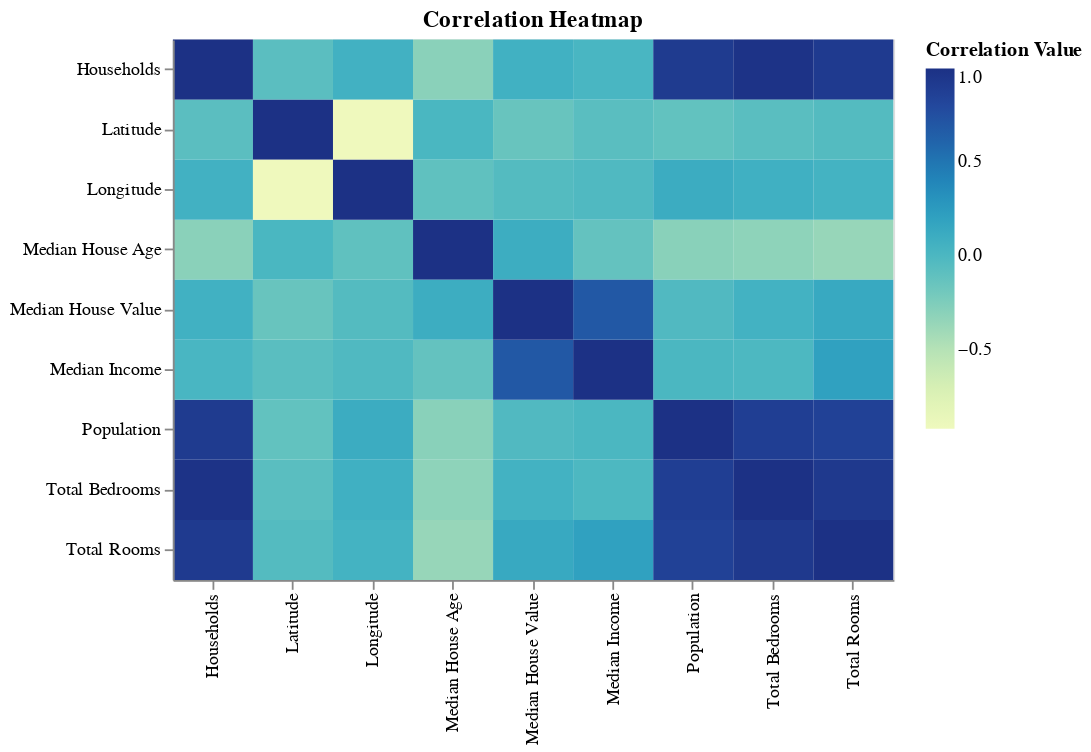

Notebook code for this chart:
### Code cell
import pandas as pd
import requests
import os
import numpy as np
import pandas as pd
import statsmodels.api as sm
from statsmodels.stats.outliers_influence import variance_inflation_factor
import altair as alt


train = pd.read_csv('data/train.csv')

corrmatrix_titles = {"housing_median_age":"Median House Age", "total_rooms":"Total Rooms",
                        "total_bedrooms":"Total Bedrooms", "population":"Population", "households":"Households",
                        "median_income":"Median Income", "latitude":"Latitude", "longitude":"Longitude", "median_house_value":"Median House Value"}
corrMatrix = train.corr()
corrMatrix = corrMatrix.rename(columns = corrmatrix_titles)
corrMatrix = corrMatrix.rename(index = corrmatrix_titles)
corrMatrix = corrMatrix.reset_index()
corrMatrix = corrMatrix.melt(id_vars = 'index',
                        value_vars = corrMatrix['index'])

alt.Chart(corrMatrix).mark_rect().encode(
    alt.X('index:O', title = None),
    alt.Y('variable:O', title = None),
    alt.Color('value:Q', title = 'Correlation Value')).properties(
    width = 400, 
    height = 300, 
    title = "Correlation Heatmap")

### Figure 1 — Vega-Lite specification as saved in the notebook (floating-point values rounded to 4 significant figures)
{"config": {"view": {"continuousWidth": 400, "continuousHeight": 300}}, "data": {"name": "data-51d4df4028d51be0571def1e2934ac83"}, "mark": "rect", "encoding": {"color": {"type": "quantitative", "field": "value", "title": "Correlation Value"}, "x": {"type": "ordinal", "field": "index", "title": null}, "y": {"type": "ordinal", "field": "variable", "title": null}}, "height": 300, "title": "Correlation Heatmap", "width": 400, "$schema": "https://vega.github.io/schema/vega-lite/v4.0.2.json", "datasets": {"data-51d4df4028d51be0571def1e2934ac83": [{"index": "Median House Age", "variable": "Median House Age", "value": 1.0}, {"index": "Total Rooms", "variable": "Median House Age", "value": -0.3615}, {"index": "Total Bedrooms", "variable": "Median House Age", "value": -0.3215}, {"index": "Population", "variable": "Median House Age", "value": -0.2975}, {"index": "Households", "variable": "Median House Age", "value": -0.304}, {"index": "Median Income", "variable": "Median House Age", "value": -0.1258}, {"index": "Latitude", "variable": "Median House Age", "value": 0.008627}, {"index": "Longitude", "variable": "Median House Age", "value": -0.1049}, {"index": "Median House Value", "variable": "Median House Age", "value": 0.09765}, {"index": "Median House Age", "variable": "Total Rooms", "value": -0.3615}, {"index": "Total Rooms", "variable": "Total Rooms", "value": 1.0}, {"index": "Total Bedrooms", "variable": "Total Rooms", "value": 0.9296}, {"index": "Population", "variable": "Total Rooms", "value": 0.8609}, {"index": "Households", "variable": "Total Rooms", "value": 0.9185}, {"index": "Median Income", "variable": "Total Rooms", "value": 0.2013}, {"index": "Latitude", "variable": "Total Rooms", "value": -0.0403}, {"index": "Longitude", "variable": "Total Rooms", "value": 0.04899}, {"index": "Median House Value", "variable": "Total Rooms", "value": 0.1376}, {"index": "Median House Age", "variable": "Total Bedrooms", "value": -0.3215}, {"index": "Total Rooms", "variable": "Total Bedrooms", "value": 0.9296}, {"index": "Total Bedrooms", "variable": "Total Bedrooms", "value": 1.0}, {"index": "Population", "variable": "Total Bedrooms", "value": 0.8829}, {"index": "Households", "variable": "Total Bedrooms", "value": 0.9794}, {"index": "Median Income", "variable": "Total Bedrooms", "value": -0.007022}, {"index": "Latitude", "variable": "Total Bedrooms", "value": -0.07279}, {"index": "Longitude", "variable": "Total Bedrooms", "value": 0.07602}, {"index": "Median House Value", "variable": "Total Bedrooms", "value": 0.0522}, {"index": "Median House Age", "variable": "Population", "value": -0.2975}, {"index": "Total Rooms", "variable": "Population", "value": 0.8609}, {"index": "Total Bedrooms", "variable": "Population", "value": 0.8829}, {"index": "Population", "variable": "Population", "value": 1.0}, {"index": "Households", "variable": "Population", "value": 0.9126}, {"index": "Median Income", "variable": "Population", "value": 0.006407}, {"index": "Latitude", "variable": "Population", "value": -0.1157}, {"index": "Longitude", "variable": "Population", "value": 0.1063}, {"index": "Median House Value", "variable": "Population", "value": -0.0238}, {"index": "Median House Age", "variable": "Households", "value": -0.304}, {"index": "Total Rooms", "variable": "Households", "value": 0.9185}, {"index": "Total Bedrooms", "variable": "Households", "value": 0.9794}, {"index": "Population", "variable": "Households", "value": 0.9126}, {"index": "Households", "variable": "Households", "value": 1.0}, {"index": "Median Income", "variable": "Households", "value": 0.01435}, {"index": "Latitude", "variable": "Households", "value": -0.07765}, {"index": "Longitude", "variable": "Households", "value": 0.06259}, {"index": "Median House Value", "variable": "Households", "value": 0.06738}, {"index": "Median House Age", "variable": "Median Income", "value": -0.1258}, {"index": "Total Rooms", "variable": "Median Income", "value": 0.2013}, {"index": "Total Bedrooms", "variable": "Median Income", "value": -0.007022}, {"index": "Population", "variable": "Median Income", "value": 0.006407}, {"index": "Households", "variable": "Median Income", "value": 0.01435}, {"index": "Median Income", "variable": "Median Income", "value": 1.0}, {"index": "Latitude", "variable": "Median Income", "value": -0.07614}, {"index": "Longitude", "variable": "Median Income", "value": -0.01907}, {"index": "Median House Value", "variable": "Median Income", "value": 0.6874}, {"index": "Median House Age", "variable": "Latitude", "value": 0.008627}, {"index": "Total Rooms", "variable": "Latitude", "value": -0.0403}, {"index": "Total Bedrooms", "variable": "Latitude", "value": -0.07279}, {"index": "Population", "variable": "Latitude", "value": -0.1157}, {"index": "Households", "variable": "Latitude", "value": -0.07765}, {"index": "Median Income", "variable": "Latitude", "value": -0.07614}, {"index": "Latitude", "variable": "Latitude", "value": 1.0}, {"index": "Longitude", "variable": "Latitude", "value": -0.9244}, {"index": "Median House Value", "variable": "Latitude", "value": -0.1472}, {"index": "Median House Age", "variable": "Longitude", "value": -0.1049}, {"index": "Total Rooms", "variable": "Longitude", "value": 0.04899}, {"index": "Total Bedrooms", "variable": "Longitude", "value": 0.07602}, {"index": "Population", "variable": "Longitude", "value": 0.1063}, {"index": "Households", "variable": "Longitude", "value": 0.06259}, {"index": "Median Income", "variable": "Longitude", "value": -0.01907}, {"index": "Latitude", "variable": "Longitude", "value": -0.9244}, {"index": "Longitude", "variable": "Longitude", "value": 1.0}, {"index": "Median House Value", "variable": "Longitude", "value": -0.04323}, {"index": "Median House Age", "variable": "Median House Value", "value": 0.09765}, {"index": "Total Rooms", "variable": "Median House Value", "value": 0.1376}, {"index": "Total Bedrooms", "variable": "Median House Value", "value": 0.0522}, {"index": "Population", "variable": "Median House Value", "value": -0.0238}, {"index": "Households", "variable": "Median House Value", "value": 0.06738}, {"index": "Median Income", "variable": "Median House Value", "value": 0.6874}, {"index": "Latitude", "variable": "Median House Value", "value": -0.1472}, {"index": "Longitude", "variable": "Median House Value", "value": -0.04323}, {"index": "Median House Value", "variable": "Median House Value", "value": 1.0}]}}
